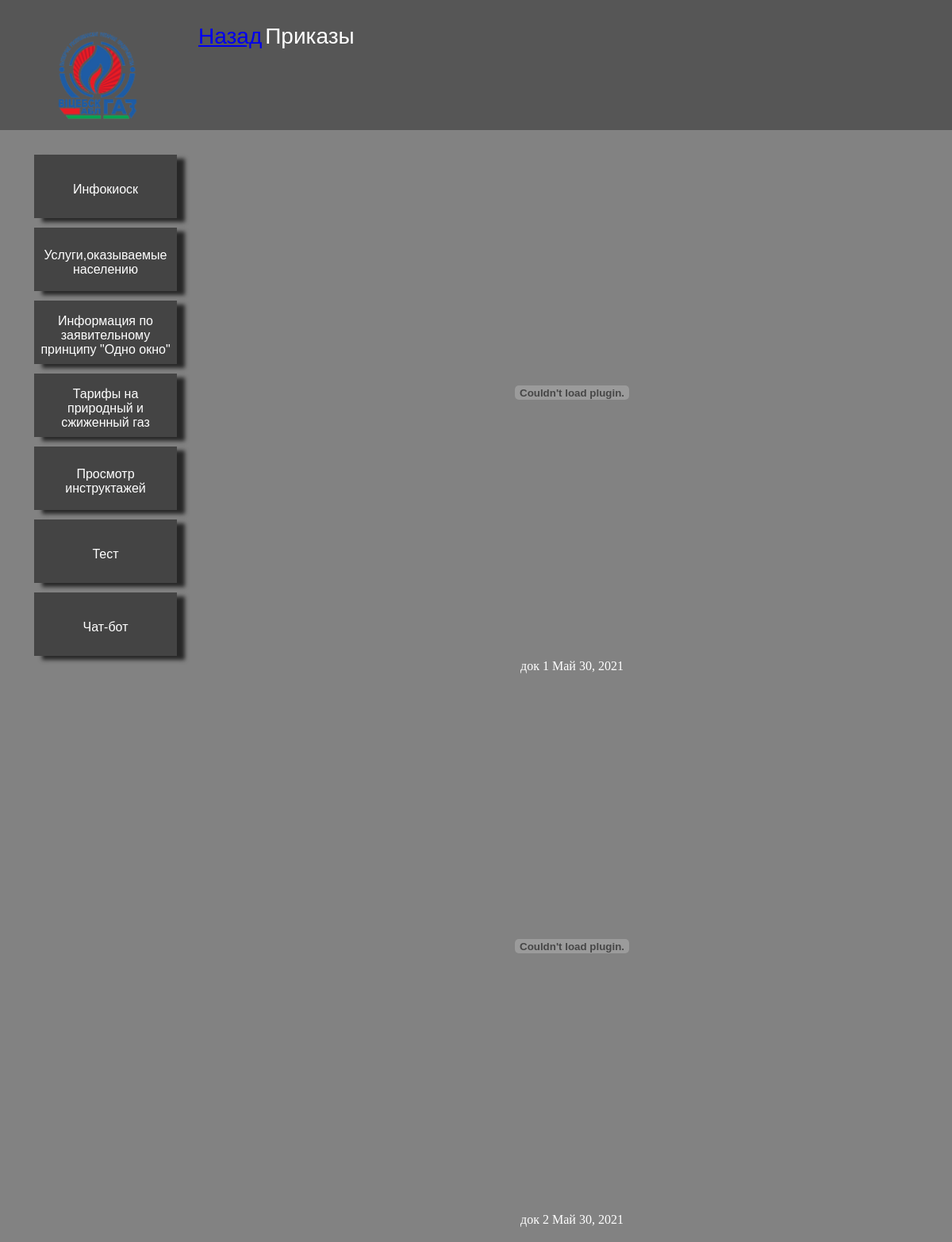
The app's page /onewindow/list_of_normative_documents/Command, older data.
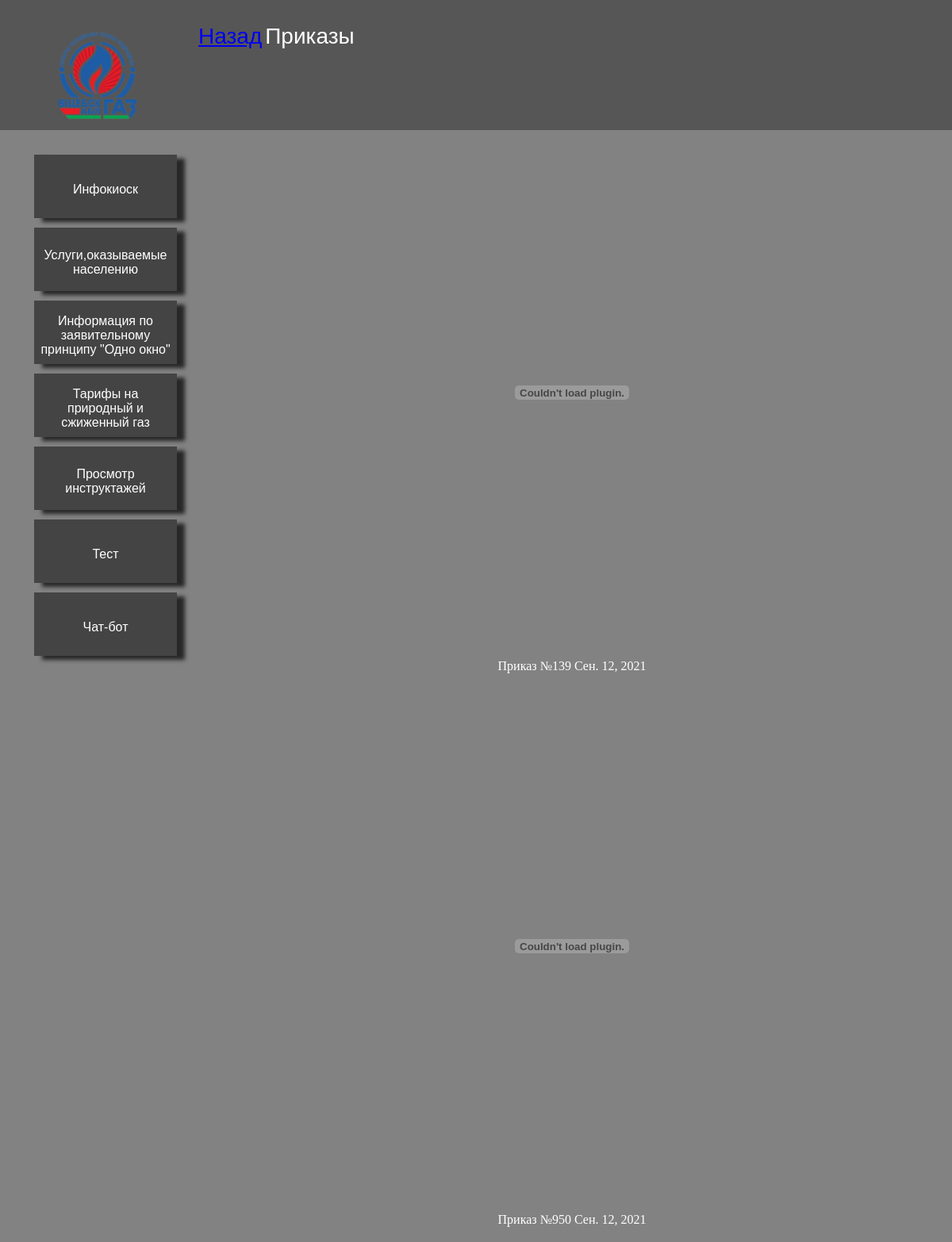
The same page, newer data.
### main/models.py (models this page shows, shortened)
class Command(models.Model):
    title = models.CharField(max_length=150)
    Command_doc = models.FileField(upload_to='list_of_normative_documents/')
    times = models.DateField()

### main/views.py (the view)
# urls.py: path('onewindow/list_of_normative_documents/Command', views.Command_home, name='Command'),
def Command_home(request):
    data = Command.objects.all()
    return render(request,'main/list_of_normative_documents/Command.html', {'data': data})

### main/templates/main/list_of_normative_documents/Command.html (shortened to what this page needs)
{%extends 'main/Shell.html'%}
{%block topbar%}
<div class="topbar">
    <table>
        <tr>
            <td height="20vh"><a class="back" href="{%url 'list_of_normative_documents'%}">Назад</a></td>
            <td><a class="toptext">Приказы</a></td>
        </tr>
    </table>
</div>
{%endblock%}
{%block body%}
{%for el in data%}
<center>
        <div class="botton_color">
                <embed class="docs_view" src="{{ el.Command_doc.url }}">
                <p href="{{ el.Command}}" class="cool_text">{{ el.title }} {{el.times}}</p>
        </div>
</center>
{%endfor%}
{%endblock%}

Row changes from the older to the newer data that the page shows:
removed Command: title "док 1", times "Май 30, 2021"
removed Command: title "док 2", times "Май 30, 2021"
added Command: title "Приказ №139", times "Сен. 12, 2021"
added Command: title "Приказ №950", times "Сен. 12, 2021"
